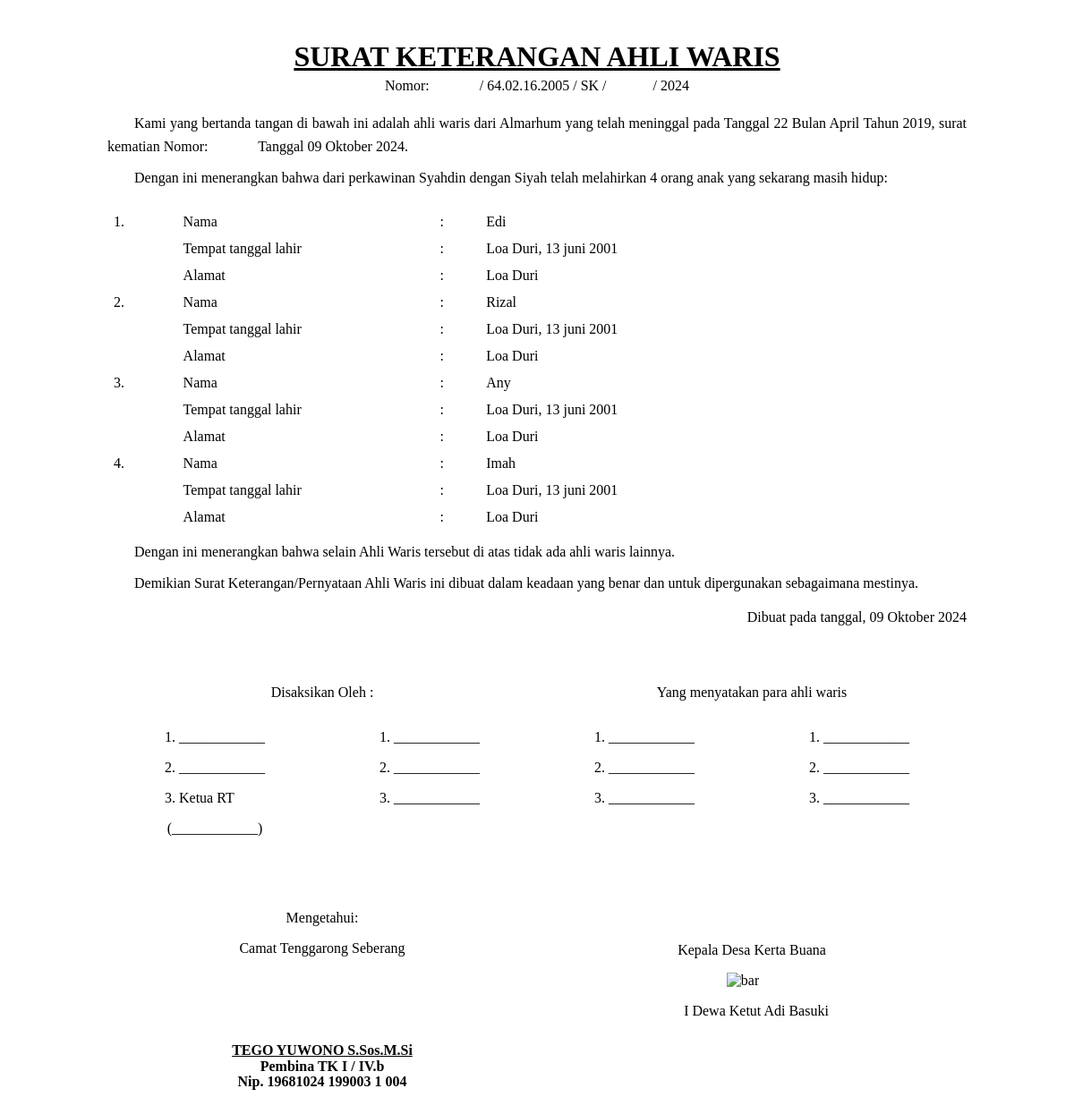
Page /dashboard/suket-ahli-waris/print/3 (signed in) on the committed database.
### dashboard/models.py (models this page shows, shortened)
class SuketAhliWaris(models.Model):
    STATUS_CHOICES = [
        ('review', 'Proses Review'),
        ('approved', 'Disetujui'),
        ('rejected', 'Ditolak'),
    ]
    penulis = models.ForeignKey(User, on_delete=models.CASCADE, blank=True, null=True)
    almarhum =models.CharField(max_length=255, blank=True, null=True)
    suami =models.CharField(max_length=255, blank=True, null=True)
    istri =models.CharField(max_length=255, blank=True, null=True)
    jumlahanak =models.CharField(max_length=255, blank=True, null=True)
    tanggalmeninggal =models.CharField(max_length=255, blank=True, null=True)
    bulanmeninggal =models.CharField(max_length=255, blank=True, null=True)
    tahunmeninggal =models.CharField(max_length=255, blank=True, null=True)
    nama1 = models.CharField(max_length=255)
    ttl1 = models.CharField(max_length=255)
    alamat1 = models.CharField(max_length=255)
    nama2 = models.CharField(max_length=255)
    ttl2 = models.CharField(max_length=255)
    alamat2 = models.CharField(max_length=255)
    nama3 = models.CharField(max_length=255)
    ttl3 = models.CharField(max_length=255)
    alamat3 = models.CharField(max_length=255)
    nama4 = models.CharField(max_length=255)
    ttl4 = models.CharField(max_length=255)
    alamat4 = models.CharField(max_length=255)
    skkematian = models.URLField(blank=True, null=True)
    scanktpkkahliwaris1 = models.URLField(blank=True, null=True)
    scanktpkkahliwaris2 = models.URLField(blank=True, null=True)
    scanktpkkahliwaris3 = models.URLField(blank=True, null=True)
    scanktpkkahliwaris4 = models.URLField(blank=True, null=True)
    scanktpsaksi1 = models.URLField(blank=True, null=True)
    scanktpsaksi2 = models.URLField(blank=True, null=True)
    date = models.DateTimeField(default=timezone.now, blank=True)
    status = models.CharField(max_length=20, choices=STATUS_CHOICES, default='review')

### dashboard/views.py (the view)
# urls.py: path("suket-ahli-waris/print/<int:id>",print_suketahliwaris,  name="print_suketahliwaris"),
@login_required
def print_suketahliwaris(request, id):
    template_name= "surat/surat-keterangan-ahli-waris.html"
    surat = get_object_or_404(SuketAhliWaris, id=id)
    context = {
        'almarhum': surat.almarhum,
        'suami': surat.suami,
        'istri': surat.istri,
        'jumlahanak': surat.jumlahanak,
        'tanggalmeninggal': surat.tanggalmeninggal,
        'bulanmeninggal': surat.bulanmeninggal,
        'tahunmeninggal': surat.tahunmeninggal,
        'nama1': surat.nama1,
        'ttl1': surat.ttl1,
        'alamat1': surat.alamat1,
        'nama2': surat.nama2,
        'ttl2': surat.ttl2,
        'alamat2': surat.alamat2,
        'nama3': surat.nama3,
        'ttl3': surat.ttl3,
        'alamat3': surat.alamat3,
        'nama4': surat.nama4,
        'ttl4': surat.ttl4,
        'alamat4': surat.alamat4,
        'date': surat.date,
    }
    return render(request,template_name, context)

### templates/surat/surat-keterangan-ahli-waris.html (shortened to what this page needs)
{% load static %}
<!DOCTYPE html>
<html lang="id">
  <head>
    <link
      rel="stylesheet"
      href="{% static 'backend/css/suketahliwaris.css' %}"
    />
  </head>
  <body>
    <div class="container">
      <div class="header">
        <h1 style="text-decoration: underline">SURAT KETERANGAN AHLI WARIS</h1>
        <p>
          Nomor: &emsp;&emsp;&emsp; / 64.02.16.2005 / SK /&emsp;&emsp;&emsp; /
          {{date|date:"Y"}}
        </p>
      </div>
      <div class="content">
        <p style="text-indent: 30px">
          Kami yang bertanda tangan di bawah ini adalah ahli waris dari Almarhum
           yang telah meninggal pada Tanggal
          <span>{{tanggalmeninggal}}</span> Bulan <span>{{bulanmeninggal}}</span> Tahun
          <span>{{tahunmeninggal}}</span>, surat kematian Nomor:
          <span>&emsp;&emsp;&emsp;</span> Tanggal <span>{{date|date:"d F Y"}}</span>.
        </p>
        <p style="text-indent: 30px">
          Dengan ini menerangkan bahwa dari perkawinan
          <span>{{suami}}</span> dengan
          <span>{{istri}}</span> telah melahirkan
          <span>{{jumlahanak}}</span> orang anak yang sekarang masih hidup:
        </p>
        <div class="details">
          <table>
            <tr>
              <td>1.</td>
              <td>Nama</td>
              <td>:</td>
              <td>{{ nama1 }}</td>
            </tr>
            <tr>
              <td></td>
              <td>Tempat tanggal lahir</td>
              <td>:</td>
              <td>{{ ttl1 }}</td>
            </tr>
            <tr>
              <td></td>
              <td>Alamat</td>
              <td>:</td>
              <td>{{ alamat1 }}</td>
            </tr>
            <tr>
              <td>2.</td>
              <td>Nama</td>
              <td>:</td>
              <td>{{nama2}}</td>
            </tr>
            <tr>
              <td></td>
              <td>Tempat tanggal lahir</td>
              <td>:</td>
              <td>{{ttl2}}</td>
            </tr>
            <tr>
              <td></td>
              <td>Alamat</td>
              <td>:</td>
              <td>{{alamat2}}</td>
            </tr>
            <tr>
              <td>3.</td>
              <td>Nama</td>
              <td>:</td>
              <td>{{ nama3 }}</td>
            </tr>
            <tr>
              <td></td>
              <td>Tempat tanggal lahir</td>
              <td>:</td>
              <td>{{ ttl3 }}</td>
            </tr>
            <tr>
              <td></td>
              <td>Alamat</td>
              <td>:</td>
              <td>{{ alamat3 }}</td>
            </tr>
            <tr>
              <td>4.</td>
              <td>Nama</td>
              <td>:</td>
              <td>{{nama4}}</td>
            </tr>
            <tr>
              <td></td>
              <td>Tempat tanggal lahir</td>
              <td>:</td>
              <td>{{ttl4}}</td>
            </tr>
            <tr>
              <td></td>
              <td>Alamat</td>
              <td>:</td>
              <td>{{alamat4}}</td>
            </tr>
          </table>
        </div>
        <p style="text-indent: 30px">
          Dengan ini menerangkan bahwa selain Ahli Waris tersebut di atas tidak
          ada ahli waris lainnya.
        </p>
        <p style="text-indent: 30px">
          Demikian Surat Keterangan/Pernyataan Ahli Waris ini dibuat dalam
          keadaan yang benar dan untuk dipergunakan sebagaimana mestinya.
        </p>
      </div>
      <p style="text-align: right">
        Dibuat pada tanggal, {{date|date:"d F Y"}}
      </p>
      <div
        class="signature-section"
        style="
          display: flex;
          justify-content: space-between;
          width: 100%;
          margin-top: 50px;
        "
      >
        <div style="flex: 1; text-align: center">
          <p>Disaksikan Oleh :</p>
          <div style="display: flex; justify-content: space-around">
            <div>
              <p>1. ____________</p>
              <p>2. ____________</p>
              <div>
                <p style="text-align: left">3. Ketua RT</p>
                <p>(____________)</p>
              </div>
            </div>
            <div>
              <p>1. ____________</p>
              <p>2. ____________</p>
              <p>3. ____________</p>
            </div>
          </div>
        </div>
        <div style="flex: 1; text-align: center">
          <p>Yang menyatakan para ahli waris</p>
          <div style="display: flex; justify-content: space-around">
            <div>
              <p>1. ____________</p>
              <p>2. ____________</p>
              <p>3. ____________</p>
            </div>
            <div>
              <p>1. ____________</p>
              <p>2. ____________</p>
              <p>3. ____________</p>
            </div>
          </div>
        </div>
      </div>
      <div class="footer" style="display: flex">
        <div style="flex: 1; text-align: center">
          <p>Mengetahui:</p>
          <p>Camat Tenggarong Seberang</p>
          <br /><br /><br /><br />
          <div style="line-height: 0.1; font-weight: bold">
            <p style="text-decoration: underline">TEGO YUWONO S.Sos.M.Si</p>
            <p>Pembina TK I / IV.b</p>
            <p>Nip. 19681024 199003 1 004</p>
          </div>
        </div>
        <div style="flex: 1; text-align: center">
          <br /><br />
          <p>Kepala Desa Kerta Buana</p>
          <img
            style="width: 120px; margin-right: 20px"
            src="{% static 'backend/img/barcode.png' %}"
            alt="bar"
          />
          <p style="position: relative; left: 5px">I Dewa Ketut Adi Basuki</p>
        </div>
      </div>
    </div>
  </body>
</html>

### static/backend/css/suketahliwaris.css (style rules this page uses)
body { font-family: "Times New Roman", Times, serif; margin: 0; padding: 0; background-color: #fff; }
.container { width: 80%; margin: 20px auto; padding: 20px; }
.header { text-align: center; margin-bottom: 20px; }
.header h1, .header p { margin: 5px 0; }
.content { margin-top: 20px; text-align: justify; }
.content p { margin: 10px 0; line-height: 1.6; }
.details { margin-top: 20px; }
.details table { width: 100%; margin-top: 10px; }
.details td { vertical-align: top; padding: 5px; }
.details td:nth-child(2) { width: 30%; }
.signature-section { margin-top: 20px; }
.footer { margin-top: 50px; }

### rows in the picture
SuketAhliWaris: date "2024", tanggalmeninggal "22", bulanmeninggal "April", tahunmeninggal "2019", date "09 Oktober 2024", suami "Syahdin", istri "Siyah", nama1 "Edi", ttl1 "Loa Duri, 13 juni 2001", alamat1 "Loa Duri", nama2 "Rizal", ttl2 "Loa Duri, 13 juni 2001", alamat2 "Loa Duri", nama3 "Any", ttl3 "Loa Duri, 13 juni 2001", alamat3 "Loa Duri", nama4 "Imah", ttl4 "Loa Duri, 13 juni 2001", alamat4 "Loa Duri"

### other values in the picture
{{ jumlahanak }} "4"
